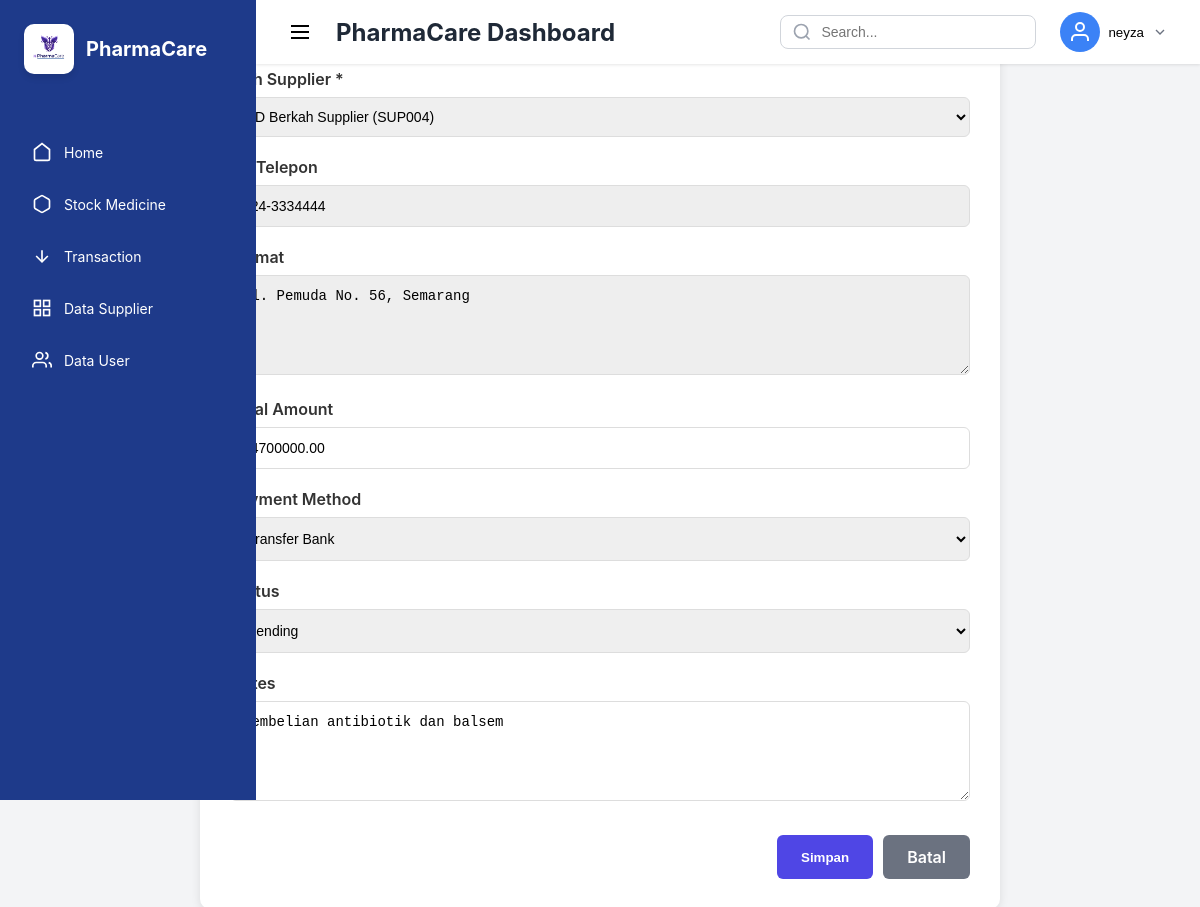
/ViewAdmin/mainadmin/process_transaction.php?action=edit&type=purchase&id=PUR-0004 (signed in), run on an earlier commit of the app's database.
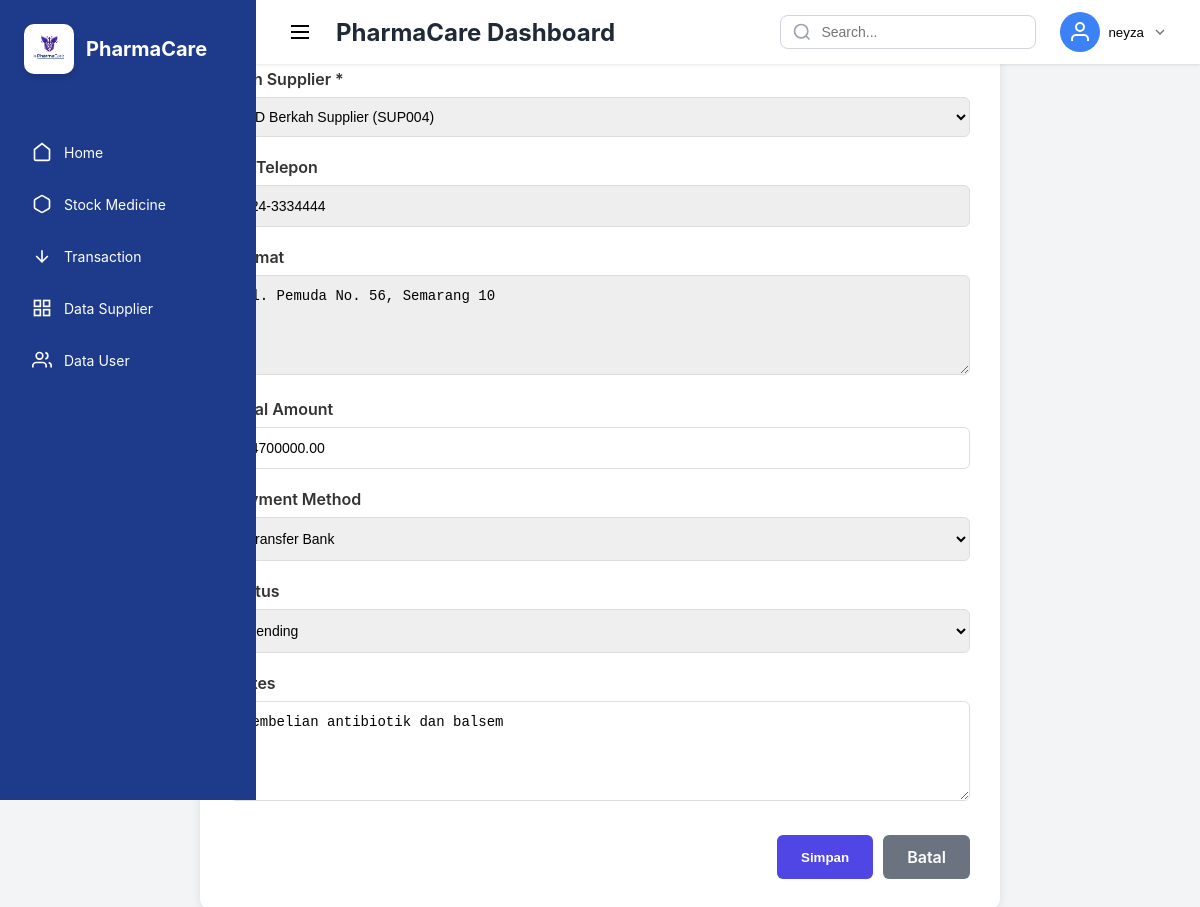
And on a later commit of the database.
### tables this page shows
CREATE TABLE `purchases` (
  `purchase_id` varchar(10) NOT NULL,
  `supplier_id` varchar(10) NOT NULL,
  `supplier_name` varchar(255) NOT NULL,
  `supplier_phone` varchar(20) DEFAULT NULL,
  `supplier_address` text,
  `purchase_notes` text,
  `total_amount` decimal(12,2) NOT NULL DEFAULT '0.00',
  `payment_method` varchar(50) DEFAULT NULL,
  `status` enum('pending','received','cancelled') NOT NULL DEFAULT 'pending',
  `created_at` timestamp NOT NULL DEFAULT CURRENT_TIMESTAMP,
  `updated_at` timestamp NOT NULL DEFAULT CURRENT_TIMESTAMP ON UPDATE CURRENT_TIMESTAMP,
  `admin_id` varchar(20) DEFAULT NULL
);

### ViewAdmin/mainadmin/process_transaction.php (the view, shortened to what the changed rows need)
<?php
$conn = getConnection();
$action = $_GET['action'] ?? 'view';
$type = $_GET['type'] ?? 'order';
$id = $_GET['id'] ?? null;
$transaction = [];
if (($action === 'view' || $action === 'edit') && $id) {
    if ($type === 'order') {
        $stmt = $conn->prepare("SELECT * FROM orders WHERE order_id = ?");
    } else {
        $stmt = $conn->prepare("SELECT * FROM purchases WHERE purchase_id = ?");
    }
    $stmt->bind_param("s", $id);
    $stmt->execute();
    $transaction = $stmt->get_result()->fetch_assoc();
}
$suppliers = [];
if ($type === 'purchase' && ($action === 'add' || $action === 'edit')) {
    $supQ = $conn->query("SELECT * FROM suppliers ORDER BY company_name ASC");
    while($row = $supQ->fetch_assoc()) $suppliers[] = $row;
}
?>
<!DOCTYPE html>
<html lang="id">
<head>
    <link rel="stylesheet" href="../cssadmin/process_transaction.css">
</head>
<body>
    <?php include 'navbar.php'; ?>
    <div class="main-content">
        <div class="container">
            <h1><?php if ($action === 'add') echo "➕ Tambah "; elseif ($action === 'edit') echo "✏️ Edit "; elseif ($action === 'view') echo "👁️ Detail "; echo ucfirst($type); ?></h1>
            <?php if ($action === 'view'): ?>
                <div class="detail-view">
                    <?php foreach ($transaction as $key => $val): ?>
                        <div class="detail-row">
                            <div class="detail-label"><?= ucwords(str_replace('_', ' ', $key)) ?></div>
                            <div class="detail-value"><?= htmlspecialchars($val ?? '-') ?></div>
                        </div>
                    <?php endforeach; ?>
                    <div class="form-actions">
                        <a href="process_transaction.php?action=edit&type=<?= $type ?>&id=<?= $id ?>" class="btn-submit">Edit</a>
                        <form method="POST" style="display:inline;" onsubmit="return confirm('Hapus permanen?')">
                            <input type="hidden" name="action" value="delete">
                            <input type="hidden" name="type" value="<?= $type ?>">
                            <input type="hidden" name="id" value="<?= $id ?>">
                            <button class="btn-delete">Hapus</button>
                        </form>
                        <a href="transaction.php" class="btn-cancel">Kembali</a>
                    </div>
                </div>
            <?php elseif ($action === 'add' || $action === 'edit'): ?>
                <div class="form-container">
                    <form method="POST">
                        <?php if ($type === 'purchase'): ?>
                            <div class="form-group">
                                <label>Pilih Supplier *</label>
                                <select name="supplier_id" required onchange="updateSupplierInfo(this)" style="width:100%; padding:10px;">
                                    <?php foreach($suppliers as $sup): $selected = ($action == 'edit' && $transaction['supplier_id'] == $sup['supplier_id']) ? 'selected' : ''; ?>
                                        <option value="<?= $sup['supplier_id'] ?>" data-name="<?= htmlspecialchars($sup['company_name']) ?>" data-phone="<?= htmlspecialchars($sup['phone_number']) ?>" data-address="<?= htmlspecialchars($sup['address']) ?>" <?= $selected ?>>
                                            <?= htmlspecialchars($sup['company_name']) ?> (<?= $sup['supplier_id'] ?>)
                                        </option>
                                    <?php endforeach; ?>
                                </select>
                            </div>
                            <div class="form-group"><label>No Telepon</label><input type="text" name="supplier_phone" id="supplier_phone" readonly style="background:#eee;" value="<?= $transaction['supplier_phone'] ?? '' ?>"></div>
                            <div class="form-group"><label>Alamat</label><textarea name="supplier_address" id="supplier_address" readonly style="background:#eee;"><?= $transaction['supplier_address'] ?? '' ?></textarea></div>
                            <div class="form-group"><label>Total Amount</label><input type="number" name="total_amount" required value="<?= $transaction['total_amount'] ?? '' ?>"></div>
                            <div class="form-group"><label>Payment Method</label>
                                <select name="payment_method">
                                    <option value="transfer_bank">Transfer Bank</option>
                                </select>
                            </div>
                            <div class="form-group"><label>Status</label><select name="status"><option value="pending">Pending</option><option value="received">Received</option><option value="cancelled">Cancelled</option></select></div>
                            <div class="form-group"><label>Notes</label><textarea name="purchase_notes"><?= $transaction['purchase_notes'] ?? '' ?></textarea></div>
                        <?php endif; ?>
                    </form>
                </div>
            <?php endif; ?>
        </div>
    </div>
</body>
</html>

What changed in the data, as far as the page shows it:
changed purchases "Pembelian antibiotik dan balsem": supplier_address "Jl. Pemuda No. 56, Semarang" → "Jl. Pemuda No. 56, Semarang 10"
